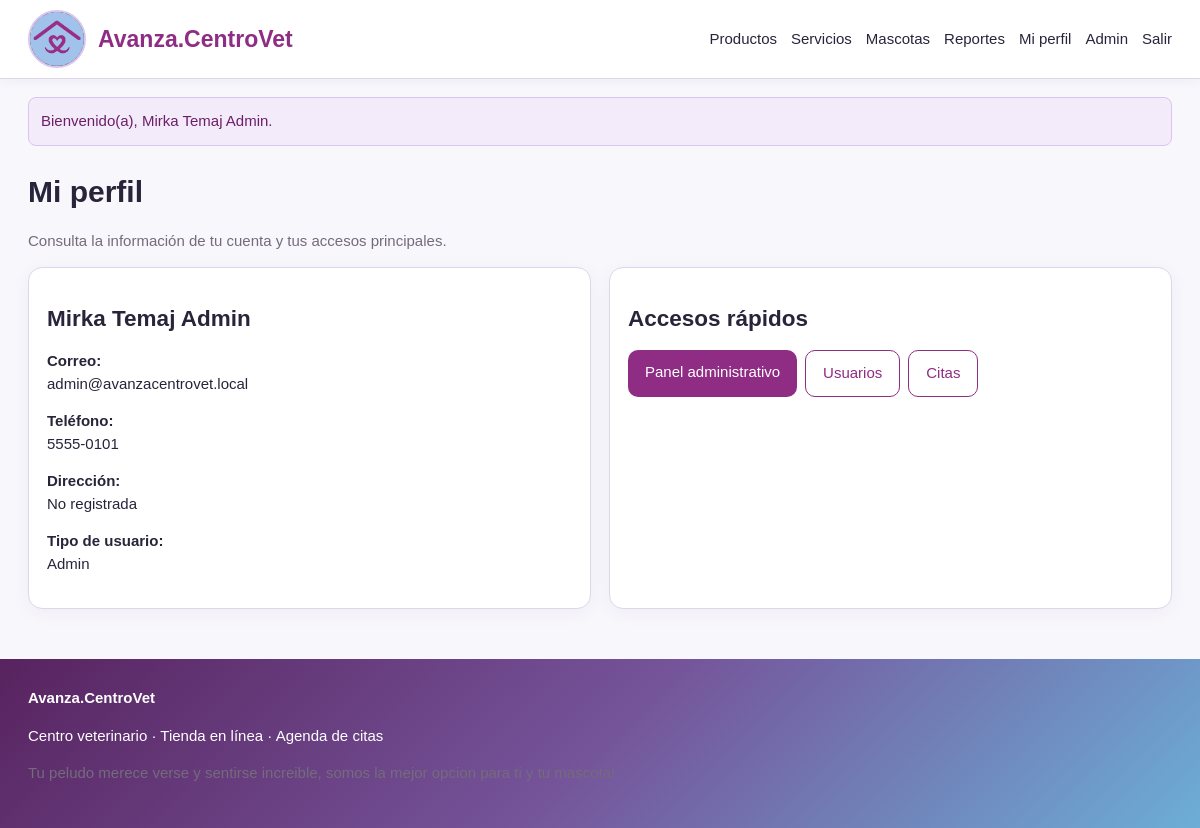
The app's page /perfil.php (signed in) with its own data.
### tables this page shows
CREATE TABLE `usuarios` (
  `id` int NOT NULL,
  `nombre` varchar(120) NOT NULL,
  `email` varchar(150) NOT NULL,
  `password` varchar(255) NOT NULL,
  `rol` enum('cliente','admin','veterinario') NOT NULL DEFAULT 'cliente',
  `telefono` varchar(30) DEFAULT NULL,
  `direccion` varchar(255) DEFAULT NULL,
  `estado` tinyint(1) DEFAULT '1',
  `fecha_registro` timestamp NULL DEFAULT CURRENT_TIMESTAMP
);

### includes/funciones.php (called while the page is built, shortened)
<?php
function e($v){ return htmlspecialchars((string)$v,ENT_QUOTES,'UTF-8'); }

### perfil.php (the view, shortened to what this page needs)
<?php
require 'includes/config.php';
require 'includes/funciones.php';
$st = $pdo->prepare("
    SELECT *
    FROM usuarios
    WHERE id = ?
");
$st->execute([
    $_SESSION['usuario_id']
]);
$u = $st->fetch();
require 'includes/header.php';
?>
<h1>Mi perfil</h1>
<p class="muted">
    Consulta la información de tu cuenta y tus accesos principales.
</p>
<div class="grid">
    <div class="card">
        <h2>
            <?= e($u['nombre']) ?>
        </h2>
        <p>
            <strong>Correo:</strong><br>
            <?= e($u['email']) ?>
        </p>
        <p>
            <strong>Teléfono:</strong><br>
            <?= !empty($u['telefono'])
                ? e($u['telefono'])
                : 'No registrado'
            ?>
        </p>
        <p>
            <strong>Dirección:</strong><br>
            <?= !empty($u['direccion'])
                ? e($u['direccion'])
                : 'No registrada'
            ?>
        </p>
        <p>
            <strong>Tipo de usuario:</strong><br>
            <?= e(ucfirst($u['rol'])) ?>
        </p>
    </div>
    <div class="card">
        <h2>Accesos rápidos</h2>
        <?php if ($u['rol'] === 'cliente'): ?>
            <div class="actions">
                <a
                    class="btn"
                    href="mascotas.php"
                >
                    Mis mascotas
                </a>
                <a
                    class="btn"
                    href="citas.php"
                >
                    Mis citas
                </a>
                <a
                    class="btn secondary"
                    href="productos.php"
                >
                    Productos
                </a>
            </div>
        <?php elseif ($u['rol'] === 'admin'): ?>
            <div class="actions">
                <a
                    class="btn"
                    href="admin/index.php"
                >
                    Panel administrativo
                </a>
                <a
                    class="btn secondary"
                    href="admin/usuarios.php"
                >
                    Usuarios
                </a>
                <a
                    class="btn secondary"
                    href="admin/citas.php"
                >
                    Citas
                </a>
            </div>
        <?php endif; ?>
    </div>
</div>
<?php
require 'includes/footer.php';
?>

### assets/css/style.css (style rules this page uses)
:root { --p:#8f2c83; --p2:#6c1f68; --lila:#d9c5ef; --lila-claro:#f3ebfa; --celeste:#a7c8ef; --celeste-claro:#e8f4fc; --bg:#f8f7fc; --txt:#29243a; --mut:#746b7d; --danger:#c64060; --border:#ded7ea; --soft:#f1edf7; --white:#ffffff; }
* { box-sizing:border-box; }
html { scroll-behavior:smooth; }
body { margin:0; background:var(--bg); color:var(--txt); font:15px/1.5 Arial,sans-serif; }
h1, h2, h3 { line-height:1.2; color:var(--txt); }
h1 { margin-top:28px; }
a { color:inherit; }
.btn { display:inline-block; border:0; border-radius:10px; background:var(--p); color:#fff; padding:11px 17px; text-decoration:none; cursor:pointer; font:inherit; transition: background .2s ease, transform .2s ease, box-shadow .2s ease; }
.btn.secondary { background:#fff; color:var(--p); border:1px solid var(--p); }
.actions { display:flex; gap:8px; flex-wrap:wrap; }
.grid { display:grid; grid-template-columns:repeat(auto-fit,minmax(220px,1fr)); gap:18px; }
.card { background:#fff; border:1px solid var(--border); border-radius:14px; padding:18px; box-shadow: 0 4px 18px rgba(80,50,100,.05); }
.muted { color:var(--mut); }

### records on screen
usuarios: nombre "Mirka Temaj Admin", email "admin@avanzacentrovet.local", telefono "5555-0101", rol "Admin"

### other values on screen
$_SESSION['flash'] "Bienvenido(a), Mirka Temaj Admin."
